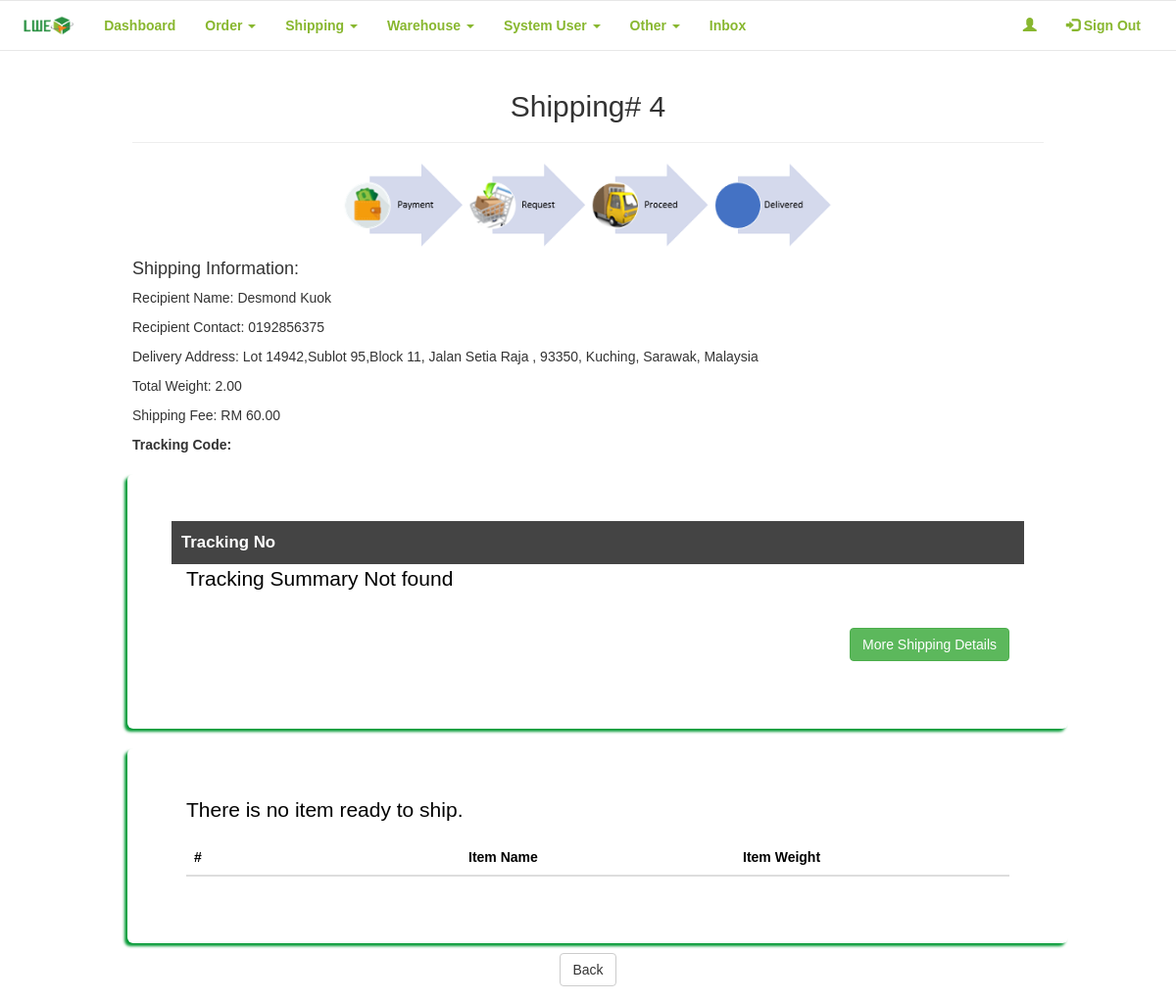
/LWE_Buy/admin/shippinglpview.php?shipping_id=4&timeline=Proceed, run on the app's committed database.
### tables this page shows
CREATE TABLE IF NOT EXISTS `shipping` (
  `s_id` int(11) NOT NULL,
  `user_id` int(11) NOT NULL,
  `recipient_name` varchar(50) NOT NULL,
  `recipient_contact` varchar(15) NOT NULL,
  `a_id` int(11) NOT NULL,
  `weight` decimal(10,2) NOT NULL,
  `price` decimal(10,2) NOT NULL,
  `status` text NOT NULL,
  `datetime` timestamp NOT NULL DEFAULT CURRENT_TIMESTAMP ON UPDATE CURRENT_TIMESTAMP,
  `tracking_code` varchar(25) DEFAULT NULL
);

CREATE TABLE IF NOT EXISTS `address` (
  `a_id` int(11) NOT NULL,
  `user_id` int(11) NOT NULL,
  `address` varchar(100) NOT NULL,
  `state` varchar(20) NOT NULL,
  `city` varchar(20) NOT NULL,
  `country` varchar(20) NOT NULL,
  `postcode` int(10) NOT NULL
);

### LWE_Buy/admin/shippinglpview.php (the view, shortened to what this page needs)
<?php
require_once '../connection/config.php';
$shipping_id = $_GET['shipping_id'];
$timeline = $_GET['timeline'];
$counter = 0;
$query = "SELECT *
          FROM users us
          JOIN shipping s
          ON s.user_id = us.user_id
          WHERE s_id = '$shipping_id'
          ";
$result = mysqli_query($con, $query);
$results = mysqli_fetch_assoc($result);
$address = $results['a_id'];
$query1 = "SELECT *
          FROM address
          WHERE a_id = '$address'
          ";
$result1 = mysqli_query($con, $query1);
$results1 = mysqli_fetch_assoc($result1);
$query2 = "SELECT *
           FROM item
           WHERE shipping_id = '$shipping_id'";
$result2 = mysqli_query($con, $query2);
$hawb = $results['tracking_code'];
$query4 = "SELECT *
          FROM shipping_update_summary
          WHERE HawbNo = '$hawb'
          ";
$result4 = mysqli_query($con, $query4);
$results4 = mysqli_fetch_assoc($result4);
?>
<!DOCTYPE html>
<html data-ng-app="myApp">
    <head>
        <link rel="stylesheet" href="https://maxcdn.bootstrapcdn.com/bootstrap/3.3.7/css/bootstrap.min.css">
        <link href="../frameworks/css/style.css" rel="stylesheet"/>
    </head>
    <body>
        <center>
            <div class="row">
                <?php include_once('nav.php')?>
            </div>
            <div class="container">
                <h2>Shipping# <?php echo $_GET['shipping_id']; ?></h2>
                <hr/>
                <?php
                    if($timeline == 'Proceed'){
                        ?>
                            <img src="../resources/timeline/proceed.PNG" alt="timeline" width="500px"/>
                        <?php
                    }else if($timeline == 'Delivered'){
                        ?>
                            <img src="../resources/timeline/delivered.PNG" alt="timeline" width="500px"/>
                        <?php
                    }else
                ?>
            </div>
        </center>
        <section class = "content">
            <div class="container">
                <div class="row">
                    <div class="col-xs-12 col-md-12 col-lg-12">
                        <h4>Shipping Information: </h4>
                        <p>Recipient Name: <?php echo $results['recipient_name']; ?></p>
                        <p>Recipient Contact: <?php echo $results['recipient_contact']; ?></p>
                        <p>Delivery Address: <?php echo $results1['address']; ?>, <?php echo $results1["postcode"]; ?>, <?php echo $results1["city"]; ?>, <?php echo $results1["state"]; ?>, <?php echo $results1["country"]; ?></p>
                        <p>Total Weight: <?php echo $results['weight']; ?></p>
                        <p>Shipping Fee: RM <?php echo $results['price']; ?></p>
                        <p><strong>Tracking Code: <?php echo $results['tracking_code']; ?></strong></p>
                    </div>
                </div>
                <div class="row">
                    <div class="col-xs-12 col-md-12 col-lg-12 jumbotron">
                        <div class="row">
                            <div class="col-xs-12 col-md-12 col-lg-12" style="background:#444; padding:10px; color:#fff; font-weight:bold; font-size:120%; text-align: left;">
                                <strong>Tracking No</strong> <?php echo $hawb ?>
                            </div>
                        </div>
                        <div class="row">
                            <div class="col-xs-12 col-md-12 col-lg-12">
                                <?php
                                    if($results4 > 0){
                                        ?>
                                            <div class="row">
                                                <div class="col-xs-12 col-md-3 col-lg-3">
                                                    <strong>Status</strong><br>
                                                    <?php echo $results4['ReasonDescription']; ?>
                                                </div>
                                                <div class="col-xs-12 col-md-2 col-lg-2">
                                                    <strong>Customer Ref</strong><br>
                                                    <?php echo $results4['XR1']; ?>
                                                </div>
                                                <div class="col-xs-12 col-md-3 col-lg-3">
                                                    <strong>Carrier No</strong><br>
                                                    <?php echo $results4['HawbNo']; ?>
                                                </div>
                                                <div class="col-xs-12 col-md-2 col-lg-2">
                                                    <strong>Send Date</strong><br>
                                                    <small>
                                                        <?php echo $results4['ShipmentDate']; ?>
                                                    </small>
                                                </div>
                                                <div class="col-xs-12 col-md-2 col-lg-2">
                                                    <strong>Delivered Date</strong><br>
                                                    <small>
                                                        <?php echo $results4['DeliveryDate']; ?>
                                                    </small>
                                                </div>
                                            </div>
                                        <?php
                                    }else{
                                        echo '<p>Tracking Summary Not found</p>';
                                    }
                                ?>
                                <br/>
                                <div class="row">
                                    <div class="col-xs-12 col-md-12 col-lg-12">
                                        <button style="float: right;" class="btn btn-success" type="button" data-toggle="collapse" data-target="#collapse">More Shipping Details</button>
                                    </div>
                                </div>
                                <br/>
                                <div class="row">
                                    <div class="col-xs-12 col-md-12 col-lg-12 in collapse">
                                    </div>
                                </div>
                            </div>
                        </div>
                    </div>
                </div>
                <div class="row">
                    <div class="col-xs-12 col-md-12 col-lg-12 jumbotron">
                        <table class="table thead-bordered table-hover">
                            <thead>
                                <tr>
                                    <th width="33%">#</th>
                                    <th width="33%">Item Name</th>
                                    <th width="33%">Item Weight</th>
                                </tr>
                            </thead>
                            <?php
                                if(mysqli_num_rows($result2) > 0)
                                {
                                    while($row = mysqli_fetch_array($result2))
                                    {
                                        $counter++;
                                        ?>
                                        <tbody>
                                            <tr>
                                                <td><?php echo $counter; ?></td>
                                                <td><?php echo $row['name']; ?></td>
                                                <td><?php echo $row['weight']; ?></td>
                                            </tr>
                                        </tbody>
                                        <?php
                                    }
                                }else{
                                ?>
                                    <p>There is no item ready to ship.</p>
                                <?php
                                }
                            ?>
                        </table>
                    </div>
                    <center style="padding: 15px;">
                        <a href="javascript:history.go(-1)"  class="btn btn-default" name="back">Back</a>
                    </center>
                </div>
            </div>
        </section>
    </body>
</html>

### LWE_Buy/frameworks/css/style.css (style rules this page uses)
body { background-image: url("../../resources/img/bg.jpg"); font-family: sans-serif; overflow-x: hidden; }
.container { width: 80%; margin: 0px auto; }
.jumbotron { margin: 10px; background: #fff; border-radius: 5px; color: #000; box-shadow: -3px 3px 3px #009933; }

### data on the page
shipping: recipient_name "Desmond Kuok", recipient_contact "0192856375", weight "2.00", price "60.00"
address: address "Lot 14942,Sublot 95,Block 11, Jalan Setia Raja", postcode "93350", city "Kuching", state "Sarawak", country "Malaysia"

### other printed values
$_GET['shipping_id'] "4"
